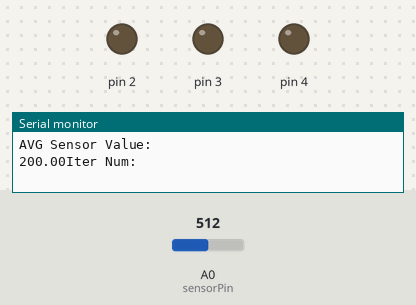
The sketch below on a simulated Arduino Uno, built with avr-gcc and run on an emulated ATmega328P. Parts: output pins drawn as LEDs (lit = HIGH), the last lines printed to the serial monitor. The inputs (shaded band) are chosen by the test bench; at power-on: A0 (sensorPin) = 512.

Above: at 1.2 s.
1.3 s: A0 (sensorPin) set to 528
At 3.6 s:
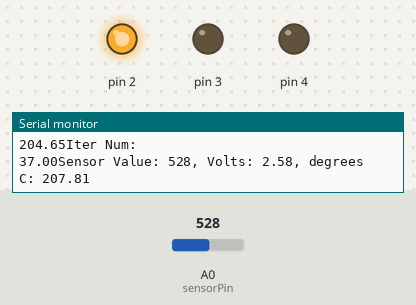
4.3 s: A0 (sensorPin) set to 511
At 5.9 s:
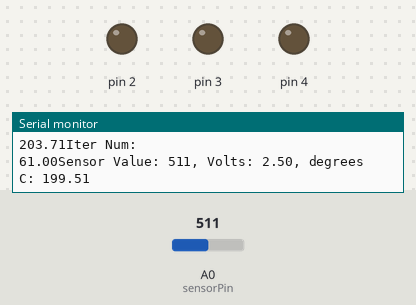
7.3 s: A0 (sensorPin) set to 716
At 8.1 s:
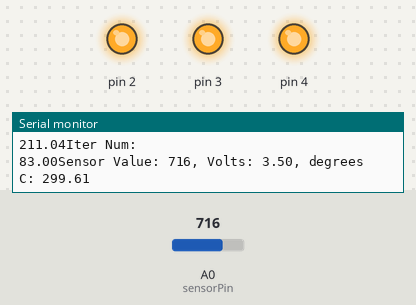
Timing chart, 0 to 10.3 s (numbered marks = the images above; inputs shaded):
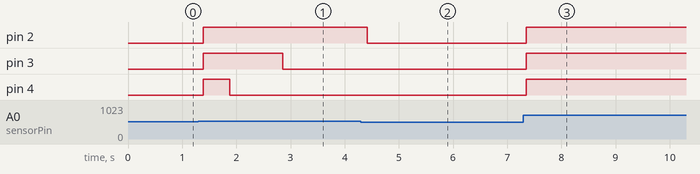

Measured:
- the behaviour switches between 516 and 517 on A0 (sensorPin) (found by bisection; images 0 and 1)
- after the input at 1.3 s, pin 2: LOW → HIGH after 0.09 s; pin 3: LOW → HIGH after 0.09 s, → LOW 1.5 s later; pin 4: LOW → HIGH after 0.09 s, → LOW 0.49 s later
- after the input at 4.3 s, pin 2: HIGH → LOW after 0.12 s
- after the input at 7.3 s, pin 2–4: LOW → HIGH after 0.05 s

The sketch:

project_03_loveometer.ino
```cpp
const int sensorPin = A0;
float baselineTemp = 0.0;
float numTempReads = 1;
float sumOfTemps = 0;

void setup() {
  Serial.begin(9600);//open a serial port

  for(int pinNumber = 2; pinNumber < 5 ; pinNumber++){
    pinMode(pinNumber, OUTPUT);
    digitalWrite(pinNumber, LOW);
  }

  //for(int avgTempLoopInd = 1; avgTempLoopInd < 100 ; avgTempLoopInd++){
  // put your main code here, to run repeatedly:
  //int sensorVal = analogRead(sensorPin);
  //convert the ADC reading to voltage
  //float voltage = (sensorVal/1024.0) * 5.0;
  // convert the voltage to temperature in degrees
  //float temperature = (voltage - .5) * 100;

// baselineTemp = temperature + baselineTemp;
// }

//  baselineTemp = baselineTemp/99.0;

}


void loop() {
    int sensorValForAvg = analogRead(sensorPin);
    float voltageForAvg = (sensorValForAvg/1024.0) * 5.0;
    float currentTemp = (voltageForAvg - .5) * 100;
    sumOfTemps =  (currentTemp + sumOfTemps);
    baselineTemp = sumOfTemps/numTempReads;
    Serial.println("AVG Sensor Value: ");
    Serial.print(baselineTemp);
    Serial.println("Iter Num: ");
    Serial.print(numTempReads);


  // put your main code here, to run repeatedly:
  int sensorVal = analogRead(sensorPin);
  Serial.print("Sensor Value: ");
  Serial.print(sensorVal);

  //convert the ADC reading to voltage
  float voltage = (sensorVal/1024.0) * 5.0;

  Serial.print(", Volts: ");
  Serial.print(voltage);

  Serial.print(", degrees C: ");
  // convert the voltage to temperature in degrees
  float temperature = (voltage - .5) * 100;
  Serial.println(temperature);


  if(temperature < baselineTemp){

    digitalWrite(2, LOW);
    digitalWrite(3, LOW);
    digitalWrite(4, LOW);

  }else if(temperature >= baselineTemp+2 &&
          temperature < baselineTemp+4) {
    digitalWrite(2, HIGH);
    digitalWrite(3, LOW);
    digitalWrite(4, LOW);

  }  else if(temperature >= baselineTemp+4 &&
          temperature < baselineTemp+6) {
    digitalWrite(2, HIGH);
    digitalWrite(3, HIGH);
    digitalWrite(4, LOW);

   }else if(temperature >= baselineTemp+6 ) {
    digitalWrite(2, HIGH);
    digitalWrite(3, HIGH);
    digitalWrite(4, HIGH);
          }

   numTempReads = numTempReads +1;
  delay(1);
  }
```
